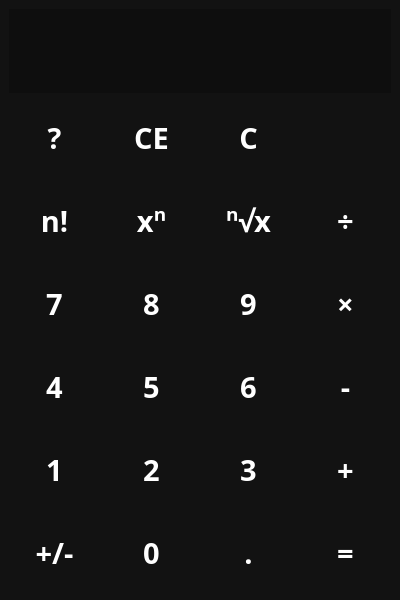
<?xml version="1.0" encoding="UTF-8"?>
<ui version="4.0">
 <class>MainWindow</class>
 <widget class="QMainWindow" name="MainWindow">
  <property name="geometry">
   <rect>
    <x>0</x>
    <y>0</y>
    <width>400</width>
    <height>600</height>
   </rect>
  </property>
  <property name="minimumSize">
   <size>
    <width>400</width>
    <height>600</height>
   </size>
  </property>
  <property name="windowTitle">
   <string>Calcutega</string>
  </property>
  <property name="windowIcon">
   <iconset>
    <normaloff>pics/fx.png</normaloff>pics/fx.png</iconset>
  </property>
  <property name="styleSheet">
   <string notr="true">QWidget {
	color: white;
	background-color: #121212;
	font-family: &quot;Open Sans&quot;;
	font-size: 22pt;
	font-weight: 600;
}

QPushButton {
	background-color: transparent;
	border: none;
}

QPushButton:hover {
	background-color: rgba(63, 63, 63, 0.7);
}

QPushButton:pressed {
	background-color: rgba(31, 31, 31, 0.7);
}</string>
  </property>
  <property name="locale">
   <locale language="English" country="UnitedStates"/>
  </property>
  <property name="toolButtonStyle">
   <enum>Qt::ToolButtonTextOnly</enum>
  </property>
  <widget class="QWidget" name="centralwidget">
   <property name="styleSheet">
    <string notr="true">QWidget#centralwidget {
background-image: url(:/icons/pics/wallpaper.jpg);
background-position: center;
}</string>
   </property>
   <layout class="QVBoxLayout" name="verticalLayout">
    <item>
     <widget class="QLineEdit" name="lineEdit">
      <property name="sizePolicy">
       <sizepolicy hsizetype="Expanding" vsizetype="Maximum">
        <horstretch>0</horstretch>
        <verstretch>0</verstretch>
       </sizepolicy>
      </property>
      <property name="font">
       <font>
        <family>Open Sans</family>
        <pointsize>44</pointsize>
        <bold>true</bold>
       </font>
      </property>
      <property name="styleSheet">
       <string notr="true">font-size: 44pt;
border: none;
background-color: rgba(0, 0, 0, 0.2);</string>
      </property>
      <property name="locale">
       <locale language="English" country="UnitedStates"/>
      </property>
      <property name="text">
       <string/>
      </property>
     </widget>
    </item>
    <item>
     <layout class="QGridLayout" name="gridLayout" rowstretch="0,0,0,0,0,0,0">
      <property name="sizeConstraint">
       <enum>QLayout::SetDefaultConstraint</enum>
      </property>
      <item row="4" column="3">
       <widget class="QPushButton" name="but_6">
        <property name="sizePolicy">
         <sizepolicy hsizetype="Minimum" vsizetype="Expanding">
          <horstretch>0</horstretch>
          <verstretch>0</verstretch>
         </sizepolicy>
        </property>
        <property name="font">
         <font>
          <family>Open Sans</family>
          <pointsize>22</pointsize>
          <bold>true</bold>
         </font>
        </property>
        <property name="locale">
         <locale language="English" country="UnitedStates"/>
        </property>
        <property name="text">
         <string>6</string>
        </property>
        <property name="shortcut">
         <string>6</string>
        </property>
       </widget>
      </item>
      <item row="4" column="4">
       <widget class="QPushButton" name="but_minus">
        <property name="sizePolicy">
         <sizepolicy hsizetype="Minimum" vsizetype="Expanding">
          <horstretch>0</horstretch>
          <verstretch>0</verstretch>
         </sizepolicy>
        </property>
        <property name="font">
         <font>
          <family>Open Sans</family>
          <pointsize>22</pointsize>
          <bold>true</bold>
         </font>
        </property>
        <property name="locale">
         <locale language="English" country="UnitedStates"/>
        </property>
        <property name="text">
         <string>-</string>
        </property>
        <property name="shortcut">
         <string>-</string>
        </property>
       </widget>
      </item>
      <item row="6" column="1">
       <widget class="QPushButton" name="but_sign">
        <property name="sizePolicy">
         <sizepolicy hsizetype="Minimum" vsizetype="Expanding">
          <horstretch>0</horstretch>
          <verstretch>0</verstretch>
         </sizepolicy>
        </property>
        <property name="font">
         <font>
          <family>Open Sans</family>
          <pointsize>22</pointsize>
          <bold>true</bold>
         </font>
        </property>
        <property name="locale">
         <locale language="English" country="UnitedStates"/>
        </property>
        <property name="text">
         <string>+/-</string>
        </property>
       </widget>
      </item>
      <item row="5" column="1">
       <widget class="QPushButton" name="but_1">
        <property name="sizePolicy">
         <sizepolicy hsizetype="Minimum" vsizetype="Expanding">
          <horstretch>0</horstretch>
          <verstretch>0</verstretch>
         </sizepolicy>
        </property>
        <property name="font">
         <font>
          <family>Open Sans</family>
          <pointsize>22</pointsize>
          <bold>true</bold>
         </font>
        </property>
        <property name="locale">
         <locale language="English" country="UnitedStates"/>
        </property>
        <property name="text">
         <string>1</string>
        </property>
        <property name="shortcut">
         <string>1</string>
        </property>
       </widget>
      </item>
      <item row="2" column="2">
       <widget class="QPushButton" name="but_pow">
        <property name="sizePolicy">
         <sizepolicy hsizetype="Minimum" vsizetype="Expanding">
          <horstretch>0</horstretch>
          <verstretch>0</verstretch>
         </sizepolicy>
        </property>
        <property name="font">
         <font>
          <family>Open Sans</family>
          <pointsize>22</pointsize>
          <bold>true</bold>
         </font>
        </property>
        <property name="locale">
         <locale language="English" country="UnitedStates"/>
        </property>
        <property name="text">
         <string>xⁿ</string>
        </property>
        <property name="shortcut">
         <string>^</string>
        </property>
       </widget>
      </item>
      <item row="3" column="1">
       <widget class="QPushButton" name="but_7">
        <property name="sizePolicy">
         <sizepolicy hsizetype="Minimum" vsizetype="Expanding">
          <horstretch>0</horstretch>
          <verstretch>0</verstretch>
         </sizepolicy>
        </property>
        <property name="font">
         <font>
          <family>Open Sans</family>
          <pointsize>22</pointsize>
          <bold>true</bold>
         </font>
        </property>
        <property name="locale">
         <locale language="English" country="UnitedStates"/>
        </property>
        <property name="text">
         <string>7</string>
        </property>
        <property name="shortcut">
         <string>7</string>
        </property>
       </widget>
      </item>
      <item row="0" column="2">
       <widget class="QPushButton" name="but_ce">
        <property name="sizePolicy">
         <sizepolicy hsizetype="Minimum" vsizetype="Expanding">
          <horstretch>0</horstretch>
          <verstretch>0</verstretch>
         </sizepolicy>
        </property>
        <property name="font">
         <font>
          <family>Open Sans</family>
          <pointsize>22</pointsize>
          <bold>true</bold>
         </font>
        </property>
        <property name="locale">
         <locale language="English" country="UnitedStates"/>
        </property>
        <property name="text">
         <string>CE</string>
        </property>
       </widget>
      </item>
      <item row="3" column="3">
       <widget class="QPushButton" name="but_9">
        <property name="sizePolicy">
         <sizepolicy hsizetype="Minimum" vsizetype="Expanding">
          <horstretch>0</horstretch>
          <verstretch>0</verstretch>
         </sizepolicy>
        </property>
        <property name="font">
         <font>
          <family>Open Sans</family>
          <pointsize>22</pointsize>
          <bold>true</bold>
         </font>
        </property>
        <property name="locale">
         <locale language="English" country="UnitedStates"/>
        </property>
        <property name="text">
         <string>9</string>
        </property>
        <property name="shortcut">
         <string>9</string>
        </property>
       </widget>
      </item>
      <item row="2" column="1">
       <widget class="QPushButton" name="but_fact">
        <property name="sizePolicy">
         <sizepolicy hsizetype="Minimum" vsizetype="Expanding">
          <horstretch>0</horstretch>
          <verstretch>0</verstretch>
         </sizepolicy>
        </property>
        <property name="font">
         <font>
          <family>Open Sans</family>
          <pointsize>22</pointsize>
          <bold>true</bold>
         </font>
        </property>
        <property name="locale">
         <locale language="English" country="UnitedStates"/>
        </property>
        <property name="text">
         <string>n!</string>
        </property>
        <property name="shortcut">
         <string>!</string>
        </property>
       </widget>
      </item>
      <item row="0" column="4">
       <widget class="QPushButton" name="but_bs">
        <property name="sizePolicy">
         <sizepolicy hsizetype="Minimum" vsizetype="Expanding">
          <horstretch>0</horstretch>
          <verstretch>0</verstretch>
         </sizepolicy>
        </property>
        <property name="font">
         <font>
          <family>Open Sans</family>
          <pointsize>22</pointsize>
          <bold>true</bold>
         </font>
        </property>
        <property name="locale">
         <locale language="English" country="UnitedStates"/>
        </property>
        <property name="text">
         <string/>
        </property>
        <property name="icon">
         <iconset resource="resources.qrc">
          <normaloff>:/icons/pics/backspace.png</normaloff>:/icons/pics/backspace.png</iconset>
        </property>
        <property name="iconSize">
         <size>
          <width>32</width>
          <height>32</height>
         </size>
        </property>
        <property name="shortcut">
         <string>Backspace</string>
        </property>
       </widget>
      </item>
      <item row="6" column="3">
       <widget class="QPushButton" name="but_point">
        <property name="sizePolicy">
         <sizepolicy hsizetype="Minimum" vsizetype="Expanding">
          <horstretch>0</horstretch>
          <verstretch>0</verstretch>
         </sizepolicy>
        </property>
        <property name="font">
         <font>
          <family>Open Sans</family>
          <pointsize>22</pointsize>
          <bold>true</bold>
         </font>
        </property>
        <property name="locale">
         <locale language="English" country="UnitedStates"/>
        </property>
        <property name="text">
         <string>.</string>
        </property>
        <property name="shortcut">
         <string>.</string>
        </property>
       </widget>
      </item>
      <item row="2" column="3">
       <widget class="QPushButton" name="but_sqrt">
        <property name="sizePolicy">
         <sizepolicy hsizetype="Minimum" vsizetype="Expanding">
          <horstretch>0</horstretch>
          <verstretch>0</verstretch>
         </sizepolicy>
        </property>
        <property name="font">
         <font>
          <family>Open Sans</family>
          <pointsize>22</pointsize>
          <bold>true</bold>
         </font>
        </property>
        <property name="locale">
         <locale language="English" country="UnitedStates"/>
        </property>
        <property name="text">
         <string>ⁿ√x</string>
        </property>
       </widget>
      </item>
      <item row="2" column="4">
       <widget class="QPushButton" name="but_div">
        <property name="sizePolicy">
         <sizepolicy hsizetype="Minimum" vsizetype="Expanding">
          <horstretch>0</horstretch>
          <verstretch>0</verstretch>
         </sizepolicy>
        </property>
        <property name="font">
         <font>
          <family>Open Sans</family>
          <pointsize>22</pointsize>
          <bold>true</bold>
         </font>
        </property>
        <property name="locale">
         <locale language="English" country="UnitedStates"/>
        </property>
        <property name="text">
         <string>÷</string>
        </property>
        <property name="shortcut">
         <string>/</string>
        </property>
       </widget>
      </item>
      <item row="5" column="2">
       <widget class="QPushButton" name="but_2">
        <property name="sizePolicy">
         <sizepolicy hsizetype="Minimum" vsizetype="Expanding">
          <horstretch>0</horstretch>
          <verstretch>0</verstretch>
         </sizepolicy>
        </property>
        <property name="font">
         <font>
          <family>Open Sans</family>
          <pointsize>22</pointsize>
          <bold>true</bold>
         </font>
        </property>
        <property name="locale">
         <locale language="English" country="UnitedStates"/>
        </property>
        <property name="text">
         <string>2</string>
        </property>
        <property name="shortcut">
         <string>2</string>
        </property>
       </widget>
      </item>
      <item row="4" column="1">
       <widget class="QPushButton" name="but_4">
        <property name="sizePolicy">
         <sizepolicy hsizetype="Minimum" vsizetype="Expanding">
          <horstretch>0</horstretch>
          <verstretch>0</verstretch>
         </sizepolicy>
        </property>
        <property name="font">
         <font>
          <family>Open Sans</family>
          <pointsize>22</pointsize>
          <bold>true</bold>
         </font>
        </property>
        <property name="locale">
         <locale language="English" country="UnitedStates"/>
        </property>
        <property name="text">
         <string>4</string>
        </property>
        <property name="shortcut">
         <string>4</string>
        </property>
       </widget>
      </item>
      <item row="5" column="3">
       <widget class="QPushButton" name="but_3">
        <property name="sizePolicy">
         <sizepolicy hsizetype="Minimum" vsizetype="Expanding">
          <horstretch>0</horstretch>
          <verstretch>0</verstretch>
         </sizepolicy>
        </property>
        <property name="font">
         <font>
          <family>Open Sans</family>
          <pointsize>22</pointsize>
          <bold>true</bold>
         </font>
        </property>
        <property name="locale">
         <locale language="English" country="UnitedStates"/>
        </property>
        <property name="text">
         <string>3</string>
        </property>
        <property name="shortcut">
         <string>3</string>
        </property>
       </widget>
      </item>
      <item row="0" column="3">
       <widget class="QPushButton" name="but_c">
        <property name="sizePolicy">
         <sizepolicy hsizetype="Minimum" vsizetype="Expanding">
          <horstretch>0</horstretch>
          <verstretch>0</verstretch>
         </sizepolicy>
        </property>
        <property name="font">
         <font>
          <family>Open Sans</family>
          <pointsize>22</pointsize>
          <bold>true</bold>
         </font>
        </property>
        <property name="locale">
         <locale language="English" country="UnitedStates"/>
        </property>
        <property name="text">
         <string>C</string>
        </property>
        <property name="shortcut">
         <string>Del</string>
        </property>
       </widget>
      </item>
      <item row="3" column="4">
       <widget class="QPushButton" name="but_mult">
        <property name="sizePolicy">
         <sizepolicy hsizetype="Minimum" vsizetype="Expanding">
          <horstretch>0</horstretch>
          <verstretch>0</verstretch>
         </sizepolicy>
        </property>
        <property name="font">
         <font>
          <family>Open Sans</family>
          <pointsize>22</pointsize>
          <bold>true</bold>
         </font>
        </property>
        <property name="locale">
         <locale language="English" country="UnitedStates"/>
        </property>
        <property name="text">
         <string>×</string>
        </property>
        <property name="shortcut">
         <string>*</string>
        </property>
       </widget>
      </item>
      <item row="3" column="2">
       <widget class="QPushButton" name="but_8">
        <property name="sizePolicy">
         <sizepolicy hsizetype="Minimum" vsizetype="Expanding">
          <horstretch>0</horstretch>
          <verstretch>0</verstretch>
         </sizepolicy>
        </property>
        <property name="font">
         <font>
          <family>Open Sans</family>
          <pointsize>22</pointsize>
          <bold>true</bold>
         </font>
        </property>
        <property name="locale">
         <locale language="English" country="UnitedStates"/>
        </property>
        <property name="text">
         <string>8</string>
        </property>
        <property name="shortcut">
         <string>8</string>
        </property>
       </widget>
      </item>
      <item row="0" column="1">
       <widget class="QPushButton" name="but8_9">
        <property name="sizePolicy">
         <sizepolicy hsizetype="Minimum" vsizetype="Expanding">
          <horstretch>0</horstretch>
          <verstretch>0</verstretch>
         </sizepolicy>
        </property>
        <property name="font">
         <font>
          <family>Open Sans</family>
          <pointsize>22</pointsize>
          <bold>true</bold>
         </font>
        </property>
        <property name="locale">
         <locale language="English" country="UnitedStates"/>
        </property>
        <property name="text">
         <string>?</string>
        </property>
       </widget>
      </item>
      <item row="4" column="2">
       <widget class="QPushButton" name="but_5">
        <property name="sizePolicy">
         <sizepolicy hsizetype="Minimum" vsizetype="Expanding">
          <horstretch>0</horstretch>
          <verstretch>0</verstretch>
         </sizepolicy>
        </property>
        <property name="font">
         <font>
          <family>Open Sans</family>
          <pointsize>22</pointsize>
          <bold>true</bold>
         </font>
        </property>
        <property name="locale">
         <locale language="English" country="UnitedStates"/>
        </property>
        <property name="text">
         <string>5</string>
        </property>
        <property name="shortcut">
         <string>5</string>
        </property>
       </widget>
      </item>
      <item row="6" column="4">
       <widget class="QPushButton" name="but_equals">
        <property name="sizePolicy">
         <sizepolicy hsizetype="Minimum" vsizetype="Expanding">
          <horstretch>0</horstretch>
          <verstretch>0</verstretch>
         </sizepolicy>
        </property>
        <property name="font">
         <font>
          <family>Open Sans</family>
          <pointsize>22</pointsize>
          <bold>true</bold>
         </font>
        </property>
        <property name="locale">
         <locale language="English" country="UnitedStates"/>
        </property>
        <property name="text">
         <string>=</string>
        </property>
        <property name="shortcut">
         <string>=</string>
        </property>
       </widget>
      </item>
      <item row="6" column="2">
       <widget class="QPushButton" name="but_0">
        <property name="sizePolicy">
         <sizepolicy hsizetype="Minimum" vsizetype="Expanding">
          <horstretch>0</horstretch>
          <verstretch>0</verstretch>
         </sizepolicy>
        </property>
        <property name="font">
         <font>
          <family>Open Sans</family>
          <pointsize>22</pointsize>
          <bold>true</bold>
         </font>
        </property>
        <property name="locale">
         <locale language="English" country="UnitedStates"/>
        </property>
        <property name="text">
         <string>0</string>
        </property>
        <property name="shortcut">
         <string>0</string>
        </property>
       </widget>
      </item>
      <item row="5" column="4">
       <widget class="QPushButton" name="but_plus">
        <property name="sizePolicy">
         <sizepolicy hsizetype="Minimum" vsizetype="Expanding">
          <horstretch>0</horstretch>
          <verstretch>0</verstretch>
         </sizepolicy>
        </property>
        <property name="font">
         <font>
          <family>Open Sans</family>
          <pointsize>22</pointsize>
          <bold>true</bold>
         </font>
        </property>
        <property name="locale">
         <locale language="English" country="UnitedStates"/>
        </property>
        <property name="text">
         <string>+</string>
        </property>
        <property name="shortcut">
         <string>+</string>
        </property>
       </widget>
      </item>
     </layout>
    </item>
   </layout>
  </widget>
 </widget>
 <resources>
  <include location="resources.qrc"/>
 </resources>
 <connections/>
</ui>
